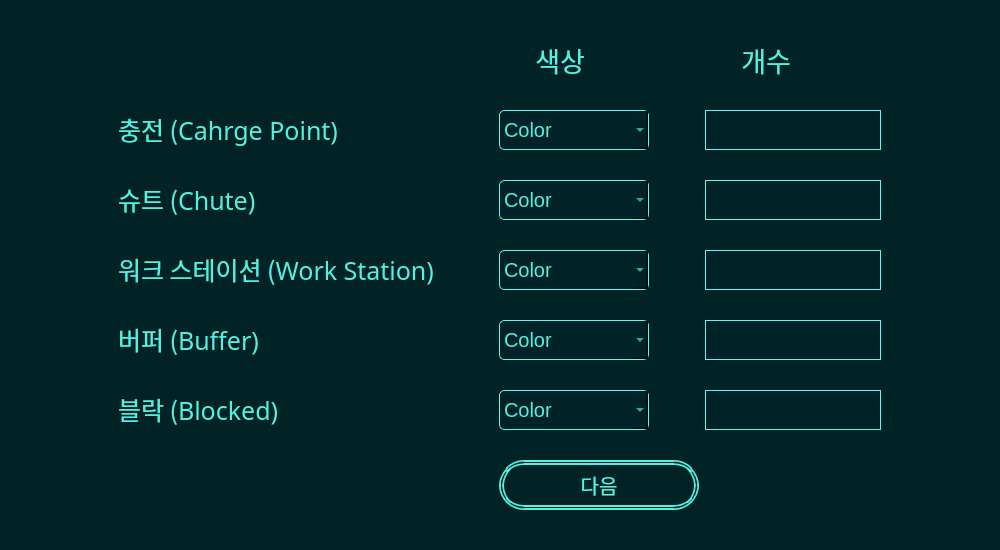
<?xml version="1.0" encoding="UTF-8"?>
<ui version="4.0">
 <class>setAttribute</class>
 <widget class="QWidget" name="setAttribute">
  <property name="geometry">
   <rect>
    <x>0</x>
    <y>0</y>
    <width>1000</width>
    <height>550</height>
   </rect>
  </property>
  <property name="windowTitle">
   <string>Form</string>
  </property>
  <property name="styleSheet">
   <string notr="true">background-color: rgb(1,35,38);</string>
  </property>
  <layout class="QGridLayout" name="gridLayout_2">
   <item row="2" column="1">
    <layout class="QGridLayout" name="gridLayout">
     <property name="topMargin">
      <number>0</number>
     </property>
     <property name="bottomMargin">
      <number>0</number>
     </property>
     <property name="horizontalSpacing">
      <number>6</number>
     </property>
     <property name="verticalSpacing">
      <number>30</number>
     </property>
     <item row="5" column="0">
      <widget class="QLabel" name="label_8">
       <property name="sizePolicy">
        <sizepolicy hsizetype="Fixed" vsizetype="Fixed">
         <horstretch>0</horstretch>
         <verstretch>0</verstretch>
        </sizepolicy>
       </property>
       <property name="font">
        <font>
         <family>나눔고딕 ExtraBold</family>
         <pointsize>19</pointsize>
        </font>
       </property>
       <property name="styleSheet">
        <string notr="true">color:rgb(82, 242, 226);</string>
       </property>
       <property name="text">
        <string>블락 (Blocked)</string>
       </property>
      </widget>
     </item>
     <item row="6" column="1">
      <widget class="QPushButton" name="attributeNext">
       <property name="enabled">
        <bool>true</bool>
       </property>
       <property name="sizePolicy">
        <sizepolicy hsizetype="Fixed" vsizetype="Fixed">
         <horstretch>0</horstretch>
         <verstretch>0</verstretch>
        </sizepolicy>
       </property>
       <property name="minimumSize">
        <size>
         <width>200</width>
         <height>50</height>
        </size>
       </property>
       <property name="font">
        <font>
         <family>나눔고딕 ExtraBold</family>
         <pointsize>15</pointsize>
        </font>
       </property>
       <property name="styleSheet">
        <string notr="true">color: rgb(82,242,226);border: 5px double rgb(82,242,226);border-radius: 25px;</string>
       </property>
       <property name="text">
        <string>다음</string>
       </property>
      </widget>
     </item>
     <item row="4" column="1">
      <widget class="QComboBox" name="cb_buffer">
       <property name="sizePolicy">
        <sizepolicy hsizetype="Fixed" vsizetype="Fixed">
         <horstretch>0</horstretch>
         <verstretch>0</verstretch>
        </sizepolicy>
       </property>
       <property name="minimumSize">
        <size>
         <width>150</width>
         <height>40</height>
        </size>
       </property>
       <property name="font">
        <font>
         <pointsize>15</pointsize>
        </font>
       </property>
       <property name="styleSheet">
        <string notr="true">background-color: rgb(1,35,40); color:rgb(82, 242, 226);border: 1px solid rgb(107,242,242); ;border-radius: 5px;</string>
       </property>
       <item>
        <property name="text">
         <string>Color</string>
        </property>
        <property name="icon">
         <iconset>
          <normaloff>image/color.png</normaloff>image/color.png</iconset>
        </property>
       </item>
       <item>
        <property name="text">
         <string>Red</string>
        </property>
        <property name="icon">
         <iconset>
          <normaloff>image/red.png</normaloff>image/red.png</iconset>
        </property>
       </item>
       <item>
        <property name="text">
         <string>Yellow</string>
        </property>
        <property name="icon">
         <iconset>
          <normaloff>image/yellow.png</normaloff>image/yellow.png</iconset>
        </property>
       </item>
       <item>
        <property name="text">
         <string>Green</string>
        </property>
        <property name="icon">
         <iconset>
          <normaloff>image/green.png</normaloff>image/green.png</iconset>
        </property>
       </item>
       <item>
        <property name="text">
         <string>Blue</string>
        </property>
        <property name="icon">
         <iconset>
          <normaloff>image/blue.png</normaloff>image/blue.png</iconset>
        </property>
       </item>
       <item>
        <property name="text">
         <string>Gray</string>
        </property>
        <property name="icon">
         <iconset>
          <normaloff>image/gray.png</normaloff>image/gray.png</iconset>
        </property>
       </item>
      </widget>
     </item>
     <item row="0" column="1">
      <widget class="QLabel" name="label_2">
       <property name="sizePolicy">
        <sizepolicy hsizetype="Fixed" vsizetype="Fixed">
         <horstretch>0</horstretch>
         <verstretch>0</verstretch>
        </sizepolicy>
       </property>
       <property name="font">
        <font>
         <family>나눔고딕 ExtraBold</family>
         <pointsize>20</pointsize>
        </font>
       </property>
       <property name="styleSheet">
        <string notr="true">color:rgb(82, 242, 226);</string>
       </property>
       <property name="text">
        <string>      색상</string>
       </property>
       <property name="alignment">
        <set>Qt::AlignCenter</set>
       </property>
      </widget>
     </item>
     <item row="3" column="0">
      <widget class="QLabel" name="label_6">
       <property name="sizePolicy">
        <sizepolicy hsizetype="Fixed" vsizetype="Fixed">
         <horstretch>0</horstretch>
         <verstretch>0</verstretch>
        </sizepolicy>
       </property>
       <property name="font">
        <font>
         <family>나눔고딕 ExtraBold</family>
         <pointsize>19</pointsize>
        </font>
       </property>
       <property name="styleSheet">
        <string notr="true">color:rgb(82, 242, 226);</string>
       </property>
       <property name="text">
        <string>워크 스테이션 (Work Station)         </string>
       </property>
      </widget>
     </item>
     <item row="5" column="2">
      <widget class="QLineEdit" name="cnt_block">
       <property name="sizePolicy">
        <sizepolicy hsizetype="Fixed" vsizetype="Fixed">
         <horstretch>0</horstretch>
         <verstretch>0</verstretch>
        </sizepolicy>
       </property>
       <property name="minimumSize">
        <size>
         <width>100</width>
         <height>40</height>
        </size>
       </property>
       <property name="font">
        <font>
         <pointsize>15</pointsize>
        </font>
       </property>
       <property name="styleSheet">
        <string notr="true">background-color: rgb(1,35,40); color:rgb(82, 242, 226);border: 1px solid rgb(107,242,242);</string>
       </property>
       <property name="alignment">
        <set>Qt::AlignCenter</set>
       </property>
      </widget>
     </item>
     <item row="5" column="1">
      <widget class="QComboBox" name="cb_block">
       <property name="sizePolicy">
        <sizepolicy hsizetype="Fixed" vsizetype="Fixed">
         <horstretch>0</horstretch>
         <verstretch>0</verstretch>
        </sizepolicy>
       </property>
       <property name="minimumSize">
        <size>
         <width>150</width>
         <height>40</height>
        </size>
       </property>
       <property name="font">
        <font>
         <pointsize>15</pointsize>
        </font>
       </property>
       <property name="styleSheet">
        <string notr="true">background-color: rgb(1,35,40); color:rgb(82, 242, 226);border: 1px solid rgb(107,242,242); ;border-radius: 5px;</string>
       </property>
       <item>
        <property name="text">
         <string>Color</string>
        </property>
        <property name="icon">
         <iconset>
          <normaloff>image/color.png</normaloff>image/color.png</iconset>
        </property>
       </item>
       <item>
        <property name="text">
         <string>Red</string>
        </property>
        <property name="icon">
         <iconset>
          <normaloff>image/red.png</normaloff>image/red.png</iconset>
        </property>
       </item>
       <item>
        <property name="text">
         <string>Yellow</string>
        </property>
        <property name="icon">
         <iconset>
          <normaloff>image/yellow.png</normaloff>image/yellow.png</iconset>
        </property>
       </item>
       <item>
        <property name="text">
         <string>Green</string>
        </property>
        <property name="icon">
         <iconset>
          <normaloff>image/green.png</normaloff>image/green.png</iconset>
        </property>
       </item>
       <item>
        <property name="text">
         <string>Blue</string>
        </property>
        <property name="icon">
         <iconset>
          <normaloff>image/blue.png</normaloff>image/blue.png</iconset>
        </property>
       </item>
       <item>
        <property name="text">
         <string>Gray</string>
        </property>
        <property name="icon">
         <iconset>
          <normaloff>image/gray.png</normaloff>image/gray.png</iconset>
        </property>
       </item>
      </widget>
     </item>
     <item row="2" column="0">
      <widget class="QLabel" name="label_5">
       <property name="sizePolicy">
        <sizepolicy hsizetype="Fixed" vsizetype="Fixed">
         <horstretch>0</horstretch>
         <verstretch>0</verstretch>
        </sizepolicy>
       </property>
       <property name="font">
        <font>
         <family>나눔고딕 ExtraBold</family>
         <pointsize>19</pointsize>
        </font>
       </property>
       <property name="styleSheet">
        <string notr="true">color:rgb(82, 242, 226);</string>
       </property>
       <property name="text">
        <string>슈트 (Chute)</string>
       </property>
      </widget>
     </item>
     <item row="4" column="0">
      <widget class="QLabel" name="label_7">
       <property name="sizePolicy">
        <sizepolicy hsizetype="Fixed" vsizetype="Fixed">
         <horstretch>0</horstretch>
         <verstretch>0</verstretch>
        </sizepolicy>
       </property>
       <property name="font">
        <font>
         <family>나눔고딕 ExtraBold</family>
         <pointsize>19</pointsize>
        </font>
       </property>
       <property name="styleSheet">
        <string notr="true">color:rgb(82, 242, 226);</string>
       </property>
       <property name="text">
        <string>버퍼 (Buffer)</string>
       </property>
      </widget>
     </item>
     <item row="3" column="1">
      <widget class="QComboBox" name="cb_ws">
       <property name="sizePolicy">
        <sizepolicy hsizetype="Fixed" vsizetype="Fixed">
         <horstretch>0</horstretch>
         <verstretch>0</verstretch>
        </sizepolicy>
       </property>
       <property name="minimumSize">
        <size>
         <width>150</width>
         <height>40</height>
        </size>
       </property>
       <property name="font">
        <font>
         <pointsize>15</pointsize>
        </font>
       </property>
       <property name="styleSheet">
        <string notr="true">background-color: rgb(1,35,40); color:rgb(82, 242, 226);border: 1px solid rgb(107,242,242); ;border-radius: 5px;</string>
       </property>
       <item>
        <property name="text">
         <string>Color</string>
        </property>
        <property name="icon">
         <iconset>
          <normaloff>image/color.png</normaloff>image/color.png</iconset>
        </property>
       </item>
       <item>
        <property name="text">
         <string>Red</string>
        </property>
        <property name="icon">
         <iconset>
          <normaloff>image/red.png</normaloff>image/red.png</iconset>
        </property>
       </item>
       <item>
        <property name="text">
         <string>Yellow</string>
        </property>
        <property name="icon">
         <iconset>
          <normaloff>image/yellow.png</normaloff>image/yellow.png</iconset>
        </property>
       </item>
       <item>
        <property name="text">
         <string>Green</string>
        </property>
        <property name="icon">
         <iconset>
          <normaloff>image/green.png</normaloff>image/green.png</iconset>
        </property>
       </item>
       <item>
        <property name="text">
         <string>Blue</string>
        </property>
        <property name="icon">
         <iconset>
          <normaloff>image/blue.png</normaloff>image/blue.png</iconset>
        </property>
       </item>
       <item>
        <property name="text">
         <string>Gray</string>
        </property>
        <property name="icon">
         <iconset>
          <normaloff>image/gray.png</normaloff>image/gray.png</iconset>
        </property>
       </item>
      </widget>
     </item>
     <item row="1" column="0">
      <widget class="QLabel" name="label_4">
       <property name="sizePolicy">
        <sizepolicy hsizetype="Fixed" vsizetype="Fixed">
         <horstretch>0</horstretch>
         <verstretch>0</verstretch>
        </sizepolicy>
       </property>
       <property name="font">
        <font>
         <family>나눔고딕 ExtraBold</family>
         <pointsize>19</pointsize>
        </font>
       </property>
       <property name="styleSheet">
        <string notr="true">color:rgb(82, 242, 226);</string>
       </property>
       <property name="text">
        <string>충전 (Cahrge Point)</string>
       </property>
      </widget>
     </item>
     <item row="2" column="2">
      <widget class="QLineEdit" name="cnt_chute">
       <property name="sizePolicy">
        <sizepolicy hsizetype="Fixed" vsizetype="Fixed">
         <horstretch>0</horstretch>
         <verstretch>0</verstretch>
        </sizepolicy>
       </property>
       <property name="minimumSize">
        <size>
         <width>100</width>
         <height>40</height>
        </size>
       </property>
       <property name="font">
        <font>
         <pointsize>15</pointsize>
        </font>
       </property>
       <property name="styleSheet">
        <string notr="true">background-color: rgb(1,35,40); color:rgb(82, 242, 226);border: 1px solid rgb(107,242,242);</string>
       </property>
       <property name="alignment">
        <set>Qt::AlignCenter</set>
       </property>
      </widget>
     </item>
     <item row="1" column="2">
      <widget class="QLineEdit" name="cnt_charge">
       <property name="sizePolicy">
        <sizepolicy hsizetype="Fixed" vsizetype="Fixed">
         <horstretch>0</horstretch>
         <verstretch>0</verstretch>
        </sizepolicy>
       </property>
       <property name="minimumSize">
        <size>
         <width>100</width>
         <height>40</height>
        </size>
       </property>
       <property name="font">
        <font>
         <pointsize>15</pointsize>
        </font>
       </property>
       <property name="styleSheet">
        <string notr="true">background-color: rgb(1,35,40); color:rgb(82, 242, 226);border: 1px solid rgb(107,242,242);</string>
       </property>
       <property name="alignment">
        <set>Qt::AlignCenter</set>
       </property>
      </widget>
     </item>
     <item row="4" column="2">
      <widget class="QLineEdit" name="cnt_buffer">
       <property name="sizePolicy">
        <sizepolicy hsizetype="Fixed" vsizetype="Fixed">
         <horstretch>0</horstretch>
         <verstretch>0</verstretch>
        </sizepolicy>
       </property>
       <property name="minimumSize">
        <size>
         <width>100</width>
         <height>40</height>
        </size>
       </property>
       <property name="font">
        <font>
         <pointsize>15</pointsize>
        </font>
       </property>
       <property name="styleSheet">
        <string notr="true">background-color: rgb(1,35,40); color:rgb(82, 242, 226);border: 1px solid rgb(107,242,242);</string>
       </property>
       <property name="alignment">
        <set>Qt::AlignCenter</set>
       </property>
      </widget>
     </item>
     <item row="2" column="1">
      <widget class="QComboBox" name="cb_chute">
       <property name="sizePolicy">
        <sizepolicy hsizetype="Fixed" vsizetype="Fixed">
         <horstretch>0</horstretch>
         <verstretch>0</verstretch>
        </sizepolicy>
       </property>
       <property name="minimumSize">
        <size>
         <width>150</width>
         <height>40</height>
        </size>
       </property>
       <property name="font">
        <font>
         <pointsize>15</pointsize>
        </font>
       </property>
       <property name="styleSheet">
        <string notr="true">background-color: rgb(1,35,40); color:rgb(82, 242, 226);border: 1px solid rgb(107,242,242); ;border-radius: 5px;</string>
       </property>
       <item>
        <property name="text">
         <string>Color</string>
        </property>
        <property name="icon">
         <iconset>
          <normaloff>image/color.png</normaloff>image/color.png</iconset>
        </property>
       </item>
       <item>
        <property name="text">
         <string>Red</string>
        </property>
        <property name="icon">
         <iconset>
          <normaloff>image/red.png</normaloff>image/red.png</iconset>
        </property>
       </item>
       <item>
        <property name="text">
         <string>Yellow</string>
        </property>
        <property name="icon">
         <iconset>
          <normaloff>image/yellow.png</normaloff>image/yellow.png</iconset>
        </property>
       </item>
       <item>
        <property name="text">
         <string>Green</string>
        </property>
        <property name="icon">
         <iconset>
          <normaloff>image/green.png</normaloff>image/green.png</iconset>
        </property>
       </item>
       <item>
        <property name="text">
         <string>Blue</string>
        </property>
        <property name="icon">
         <iconset>
          <normaloff>image/blue.png</normaloff>image/blue.png</iconset>
        </property>
       </item>
       <item>
        <property name="text">
         <string>Gray</string>
        </property>
        <property name="icon">
         <iconset>
          <normaloff>image/gray.png</normaloff>image/gray.png</iconset>
        </property>
       </item>
      </widget>
     </item>
     <item row="3" column="2">
      <widget class="QLineEdit" name="cnt_ws">
       <property name="sizePolicy">
        <sizepolicy hsizetype="Fixed" vsizetype="Fixed">
         <horstretch>0</horstretch>
         <verstretch>0</verstretch>
        </sizepolicy>
       </property>
       <property name="minimumSize">
        <size>
         <width>100</width>
         <height>40</height>
        </size>
       </property>
       <property name="font">
        <font>
         <pointsize>15</pointsize>
        </font>
       </property>
       <property name="styleSheet">
        <string notr="true">background-color: rgb(1,35,40); color:rgb(82, 242, 226);border: 1px solid rgb(107,242,242);</string>
       </property>
       <property name="alignment">
        <set>Qt::AlignCenter</set>
       </property>
      </widget>
     </item>
     <item row="1" column="1">
      <widget class="QComboBox" name="cb_charge">
       <property name="sizePolicy">
        <sizepolicy hsizetype="Fixed" vsizetype="Fixed">
         <horstretch>0</horstretch>
         <verstretch>0</verstretch>
        </sizepolicy>
       </property>
       <property name="minimumSize">
        <size>
         <width>150</width>
         <height>40</height>
        </size>
       </property>
       <property name="font">
        <font>
         <pointsize>15</pointsize>
        </font>
       </property>
       <property name="styleSheet">
        <string notr="true">background-color: rgb(1,35,40); color:rgb(82, 242, 226);border: 1px solid rgb(107,242,242); ;border-radius: 5px;</string>
       </property>
       <item>
        <property name="text">
         <string>Color</string>
        </property>
        <property name="icon">
         <iconset>
          <normaloff>image/color.png</normaloff>image/color.png</iconset>
        </property>
       </item>
       <item>
        <property name="text">
         <string>Red</string>
        </property>
        <property name="icon">
         <iconset>
          <normaloff>image/red.png</normaloff>image/red.png</iconset>
        </property>
       </item>
       <item>
        <property name="text">
         <string>Yellow</string>
        </property>
        <property name="icon">
         <iconset>
          <normaloff>image/yellow.png</normaloff>image/yellow.png</iconset>
        </property>
       </item>
       <item>
        <property name="text">
         <string>Green</string>
        </property>
        <property name="icon">
         <iconset>
          <normaloff>image/green.png</normaloff>image/green.png</iconset>
        </property>
       </item>
       <item>
        <property name="text">
         <string>Blue</string>
        </property>
        <property name="icon">
         <iconset>
          <normaloff>image/blue.png</normaloff>image/blue.png</iconset>
        </property>
       </item>
       <item>
        <property name="text">
         <string>Gray</string>
        </property>
        <property name="icon">
         <iconset>
          <normaloff>image/gray.png</normaloff>image/gray.png</iconset>
        </property>
       </item>
      </widget>
     </item>
     <item row="0" column="2">
      <widget class="QLabel" name="label_3">
       <property name="sizePolicy">
        <sizepolicy hsizetype="Fixed" vsizetype="Fixed">
         <horstretch>0</horstretch>
         <verstretch>0</verstretch>
        </sizepolicy>
       </property>
       <property name="font">
        <font>
         <family>나눔고딕 ExtraBold</family>
         <pointsize>20</pointsize>
        </font>
       </property>
       <property name="styleSheet">
        <string notr="true">color:rgb(82, 242, 226);</string>
       </property>
       <property name="text">
        <string>      개수</string>
       </property>
       <property name="alignment">
        <set>Qt::AlignCenter</set>
       </property>
      </widget>
     </item>
    </layout>
   </item>
  </layout>
 </widget>
 <resources/>
 <connections/>
</ui>
